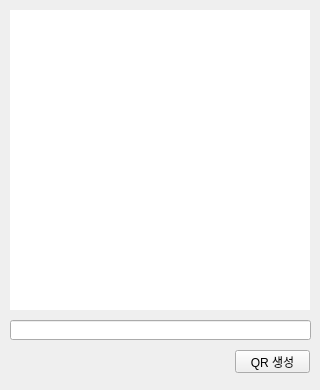
<?xml version="1.0" encoding="UTF-8"?>
<ui version="4.0">
 <class>Form</class>
 <widget class="QWidget" name="Form">
  <property name="geometry">
   <rect>
    <x>0</x>
    <y>0</y>
    <width>320</width>
    <height>390</height>
   </rect>
  </property>
  <property name="sizePolicy">
   <sizepolicy hsizetype="Fixed" vsizetype="Fixed">
    <horstretch>0</horstretch>
    <verstretch>0</verstretch>
   </sizepolicy>
  </property>
  <property name="minimumSize">
   <size>
    <width>320</width>
    <height>390</height>
   </size>
  </property>
  <property name="maximumSize">
   <size>
    <width>320</width>
    <height>390</height>
   </size>
  </property>
  <property name="windowTitle">
   <string>QRCode 생성하기</string>
  </property>
  <widget class="QLabel" name="lblQrCode">
   <property name="geometry">
    <rect>
     <x>10</x>
     <y>10</y>
     <width>300</width>
     <height>300</height>
    </rect>
   </property>
   <property name="styleSheet">
    <string notr="true">background-color : rgb(255,255,255);</string>
   </property>
   <property name="text">
    <string/>
   </property>
  </widget>
  <widget class="QLineEdit" name="txtQrData">
   <property name="geometry">
    <rect>
     <x>10</x>
     <y>320</y>
     <width>301</width>
     <height>20</height>
    </rect>
   </property>
  </widget>
  <widget class="QPushButton" name="btnQrGen">
   <property name="geometry">
    <rect>
     <x>235</x>
     <y>350</y>
     <width>75</width>
     <height>23</height>
    </rect>
   </property>
   <property name="text">
    <string>QR 생성</string>
   </property>
  </widget>
 </widget>
 <resources/>
 <connections/>
</ui>
